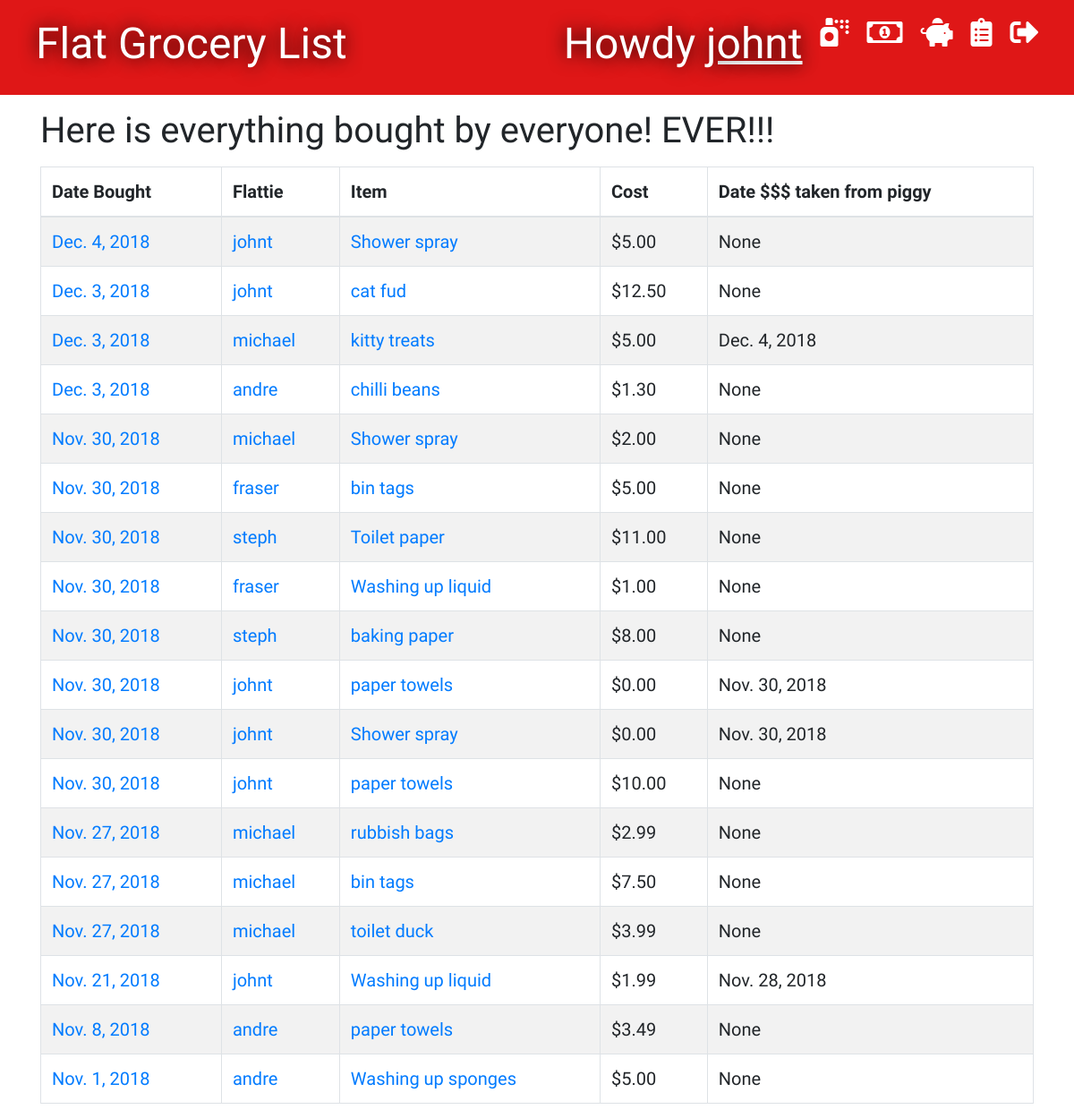
The app's page /groceries/groceries_complete_list/ (signed in), older data.
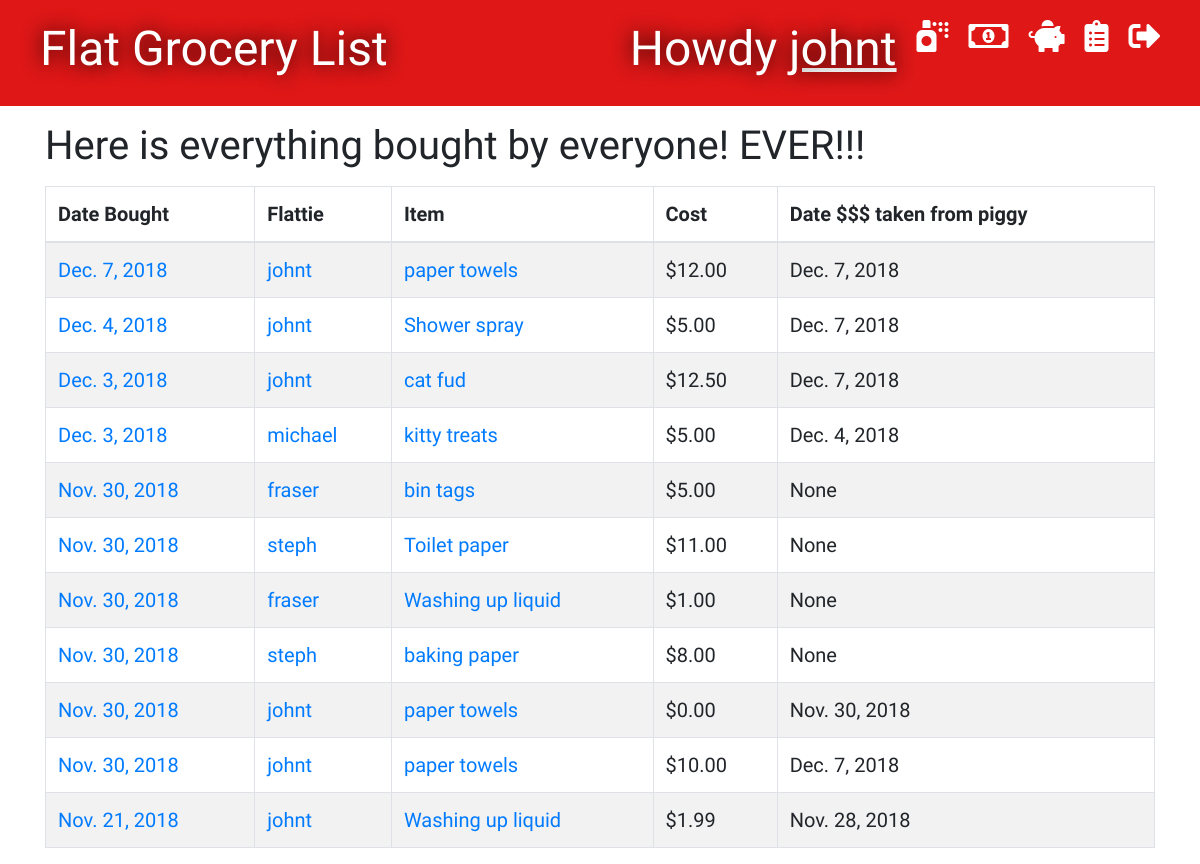
The same page, newer data.
### groceries/models.py (models this page shows, shortened)
class Grocery(models.Model):
    person = models.ForeignKey('auth.User', on_delete=models.CASCADE)
    item = models.CharField(max_length=100)
    cost = models.DecimalField(max_digits=8, decimal_places=2)
    bought_date = models.DateField(default=timezone.now)
    paid_date = models.DateField(blank=True, null=True)

### groceries/views.py (the view)
# urls.py: path('groceries/groceries_complete_list/', views.groceries_complete_list, name = 'groceries_complete_list'),
@ login_required
def groceries_complete_list(request):
    groceries = Grocery.objects.all().order_by('-bought_date')
    stuff_for_front_end = {'groceries': groceries}
    return render(request, 'groceries/groceries_complete_list.html', stuff_for_front_end)

### groceries/templates/groceries/groceries_complete_list.html (shortened to what this page needs)
{% extends 'groceries/base.html' %}
{% block content %}
    {% if user.is_authenticated %}
        <h1>Here is everything bought by everyone!  EVER!!!</h1>
        <table id="tablePreview" class="table table-striped table-hover table-bordered">
            <thead>
            <tr>
                <th>Date Bought</th>
                <th>Flattie</th>
                <th>Item</th>
                <th>Cost</th>
                <th>Date $$$ taken from piggy</th>
            </tr>
            </thead>
            <tbody>
                {% for grocery in groceries %}
                    <tr>
                        <td><a href="{% url 'bought_date_list' bought_date=grocery.bought_date %}">{{ grocery.bought_date }}</a></td>
                        <td><a href="{% url 'purchaser_list' person_id=grocery.person_id %}">{{ grocery.person }}</a></td>
                        <td><a href="{% url 'edit_item' pk=grocery.pk %}">{{ grocery.item }}</a></td>
                        <td>${{ grocery.cost }}</td>
                        <td>{{ grocery.paid_date }}</td>
                    </tr>
                {% endfor %}
            </tbody>
        </table>
    {% endif %}
{% endblock %}

Row changes from the older to the newer data that the page shows:
removed Grocery: bought_date "Dec. 3, 2018", person "andre", item "chilli beans", cost "1.30", paid_date "None"
removed Grocery: bought_date "Nov. 30, 2018", person "michael", item "Shower spray", cost "2.00", paid_date "None"
removed Grocery: bought_date "Nov. 30, 2018", person "johnt", item "Shower spray", cost "0.00", paid_date "Nov. 30, 2018"
removed Grocery: bought_date "Nov. 27, 2018", person "michael", item "rubbish bags", cost "2.99", paid_date "None"
removed Grocery: bought_date "Nov. 27, 2018", person "michael", item "bin tags", cost "7.50", paid_date "None"
removed Grocery: bought_date "Nov. 27, 2018", person "michael", item "toilet duck", cost "3.99", paid_date "None"
removed Grocery: bought_date "Nov. 8, 2018", person "andre", item "paper towels", cost "3.49", paid_date "None"
removed Grocery: bought_date "Nov. 1, 2018", person "andre", item "Washing up sponges", cost "5.00", paid_date "None"
added Grocery: bought_date "Dec. 7, 2018", person "johnt", item "paper towels", cost "12.00", paid_date "Dec. 7, 2018"
changed Grocery "Shower spray": paid_date "None" → "Dec. 7, 2018"
changed Grocery "cat fud": paid_date "None" → "Dec. 7, 2018"
changed Grocery (number 10 of 11 on the later page): paid_date "None" → "Dec. 7, 2018"
